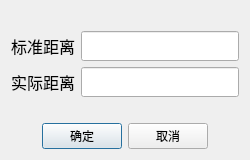
<?xml version="1.0" encoding="UTF-8"?>
<ui version="4.0">
 <class>AddScaleData</class>
 <widget class="QDialog" name="AddScaleData">
  <property name="geometry">
   <rect>
    <x>0</x>
    <y>0</y>
    <width>250</width>
    <height>160</height>
   </rect>
  </property>
  <property name="sizePolicy">
   <sizepolicy hsizetype="Preferred" vsizetype="Fixed">
    <horstretch>0</horstretch>
    <verstretch>0</verstretch>
   </sizepolicy>
  </property>
  <property name="minimumSize">
   <size>
    <width>200</width>
    <height>160</height>
   </size>
  </property>
  <property name="maximumSize">
   <size>
    <width>16777215</width>
    <height>160</height>
   </size>
  </property>
  <property name="baseSize">
   <size>
    <width>100</width>
    <height>160</height>
   </size>
  </property>
  <property name="windowTitle">
   <string>AddScaleData</string>
  </property>
  <layout class="QVBoxLayout" name="verticalLayout">
   <item>
    <layout class="QGridLayout" name="gridLayout">
     <property name="topMargin">
      <number>20</number>
     </property>
     <item row="0" column="0">
      <widget class="QLabel" name="label">
       <property name="sizePolicy">
        <sizepolicy hsizetype="Preferred" vsizetype="Fixed">
         <horstretch>0</horstretch>
         <verstretch>0</verstretch>
        </sizepolicy>
       </property>
       <property name="font">
        <font>
         <family>宋体</family>
         <pointsize>12</pointsize>
        </font>
       </property>
       <property name="text">
        <string>标准距离</string>
       </property>
      </widget>
     </item>
     <item row="0" column="1">
      <widget class="QLineEdit" name="lineEdit_standardDistance">
       <property name="font">
        <font>
         <family>宋体</family>
         <pointsize>12</pointsize>
        </font>
       </property>
       <property name="text">
        <string/>
       </property>
      </widget>
     </item>
     <item row="1" column="0">
      <widget class="QLabel" name="label_2">
       <property name="sizePolicy">
        <sizepolicy hsizetype="Preferred" vsizetype="Fixed">
         <horstretch>0</horstretch>
         <verstretch>0</verstretch>
        </sizepolicy>
       </property>
       <property name="font">
        <font>
         <family>宋体</family>
         <pointsize>12</pointsize>
        </font>
       </property>
       <property name="text">
        <string>实际距离</string>
       </property>
      </widget>
     </item>
     <item row="1" column="1">
      <widget class="QLineEdit" name="lineEdit_reallyDistance">
       <property name="font">
        <font>
         <family>宋体</family>
         <pointsize>12</pointsize>
        </font>
       </property>
      </widget>
     </item>
    </layout>
   </item>
   <item>
    <layout class="QHBoxLayout" name="horizontalLayout">
     <property name="topMargin">
      <number>20</number>
     </property>
     <item>
      <spacer name="horizontalSpacer_2">
       <property name="orientation">
        <enum>Qt::Horizontal</enum>
       </property>
       <property name="sizeHint" stdset="0">
        <size>
         <width>40</width>
         <height>20</height>
        </size>
       </property>
      </spacer>
     </item>
     <item alignment="Qt::AlignHCenter">
      <widget class="QPushButton" name="okButton">
       <property name="text">
        <string>确定</string>
       </property>
      </widget>
     </item>
     <item alignment="Qt::AlignHCenter">
      <widget class="QPushButton" name="cancelButton">
       <property name="text">
        <string>取消</string>
       </property>
      </widget>
     </item>
     <item>
      <spacer name="horizontalSpacer">
       <property name="orientation">
        <enum>Qt::Horizontal</enum>
       </property>
       <property name="sizeHint" stdset="0">
        <size>
         <width>40</width>
         <height>20</height>
        </size>
       </property>
      </spacer>
     </item>
    </layout>
   </item>
  </layout>
 </widget>
 <layoutdefault spacing="6" margin="11"/>
 <resources/>
 <connections/>
</ui>
